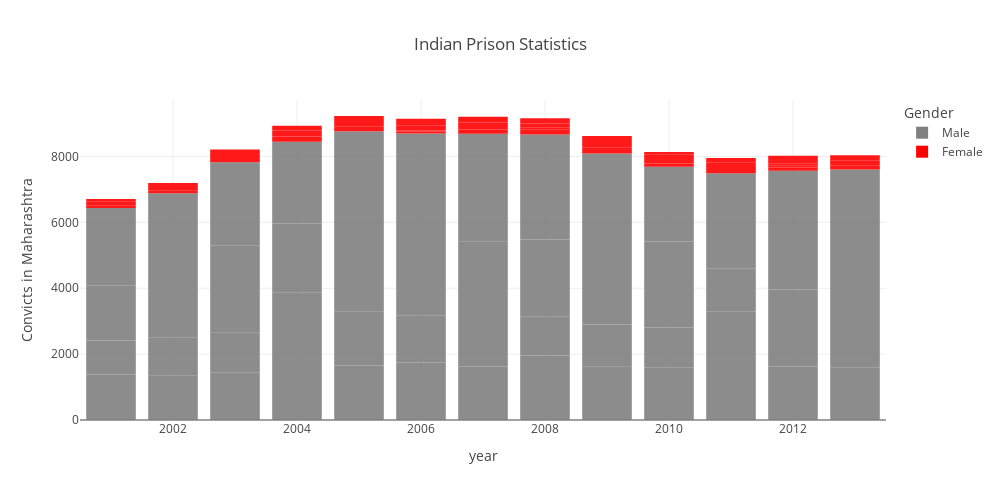

The cell this chart's notebook holds for it:
### Code cell
barchart = px.bar(
    data_frame=df_c,
    x="year",
    y="convicts",
    color="gender",               
    opacity=0.9,                  
    orientation="v",              
    barmode='relative',           
                                                              
# ----------------------------------------------------------------------------------------------------------------   
    
#     color_discrete_map={"Male": "gray" ,"Female":"red"}, 
     color_discrete_map={"Female":"red", "Male": "gray"}, 

# ----------------------------------------------------------------------------------------------------------------       
    
    labels={"convicts":"Convicts in Maharashtra",
    "gender":"Gender"},          
    title='Indian Prison Statistics',
    width=1000,                 
    height=500,                   
    template='gridon',           
)

pio.show(barchart)

### Figure 1 — Plotly figure (JSON) as saved in the notebook; plotly's stock layout.template omitted (floating-point values rounded to 4 significant figures)
{"data": [{"alignmentgroup": "True", "hovertemplate": "Gender=Male<br>year=%{x}<br>Convicts in Maharashtra=%{y}<extra></extra>", "legendgroup": "Male", "marker": {"color": "gray", "opacity": 0.9}, "name": "Male", "offsetgroup": "Male", "orientation": "v", "showlegend": true, "textposition": "auto", "type": "bar", "x": [2001, 2001, 2001, 2001, 2002, 2002, 2002, 2002, 2003, 2003, 2003, 2003, 2004, 2004, 2004, 2004, 2005, 2005, 2005, 2005, 2006, 2006, 2006, 2006, 2007, 2007, 2007, 2007, 2008, 2008, 2008, 2008, 2009, 2009, 2009, 2009, 2010, 2010, 2010, 2010, 2011, 2011, 2011, 2011, 2012, 2012, 2012, 2012, 2013, 2013, 2013, 2013], "xaxis": "x", "y": [1383, 1027, 1680, 2343, 1346, 1169, 1855, 2517, 1451, 1199, 2657, 2518, 2309, 1571, 2085, 2482, 1651, 1636, 2845, 2634, 1742, 1440, 2584, 2934, 1627, 1200, 2583, 3282, 1955, 1191, 2337, 3182, 1616, 1287, 2595, 2595, 1600, 1205, 2614, 2271, 1945, 1353, 1307, 2886, 1622, 866, 1474, 3607, 1600, 1224, 1697, 3083], "yaxis": "y"}, {"alignmentgroup": "True", "hovertemplate": "Gender=Female<br>year=%{x}<br>Convicts in Maharashtra=%{y}<extra></extra>", "legendgroup": "Female", "marker": {"color": "red", "opacity": 0.9}, "name": "Female", "offsetgroup": "Female", "orientation": "v", "showlegend": true, "textposition": "auto", "type": "bar", "x": [2001, 2001, 2001, 2001, 2002, 2002, 2002, 2002, 2003, 2003, 2003, 2003, 2004, 2004, 2004, 2004, 2005, 2005, 2005, 2005, 2006, 2006, 2006, 2006, 2007, 2007, 2007, 2007, 2008, 2008, 2008, 2008, 2009, 2009, 2009, 2009, 2010, 2010, 2010, 2010, 2011, 2011, 2011, 2011, 2012, 2012, 2012, 2012, 2013, 2013, 2013, 2013], "xaxis": "x", "y": [74, 52, 69, 84, 74, 49, 66, 122, 67, 61, 120, 142, 160, 46, 138, 140, 67, 72, 109, 215, 56, 33, 147, 213, 129, 46, 161, 175, 165, 58, 114, 162, 135, 50, 162, 182, 96, 44, 221, 88, 96, 63, 156, 146, 94, 68, 65, 230, 76, 54, 135, 172], "yaxis": "y"}], "layout": {"barmode": "relative", "height": 500, "legend": {"title": {"text": "Gender"}, "tracegroupgap": 0}, "title": {"text": "Indian Prison Statistics"}, "width": 1000, "xaxis": {"anchor": "y", "autorange": true, "domain": [0, 1], "range": [2000.0, 2014.0], "title": {"text": "year"}, "type": "linear"}, "yaxis": {"anchor": "x", "autorange": true, "domain": [0, 1], "range": [0, 9715.0], "title": {"text": "Convicts in Maharashtra"}, "type": "linear"}}}
